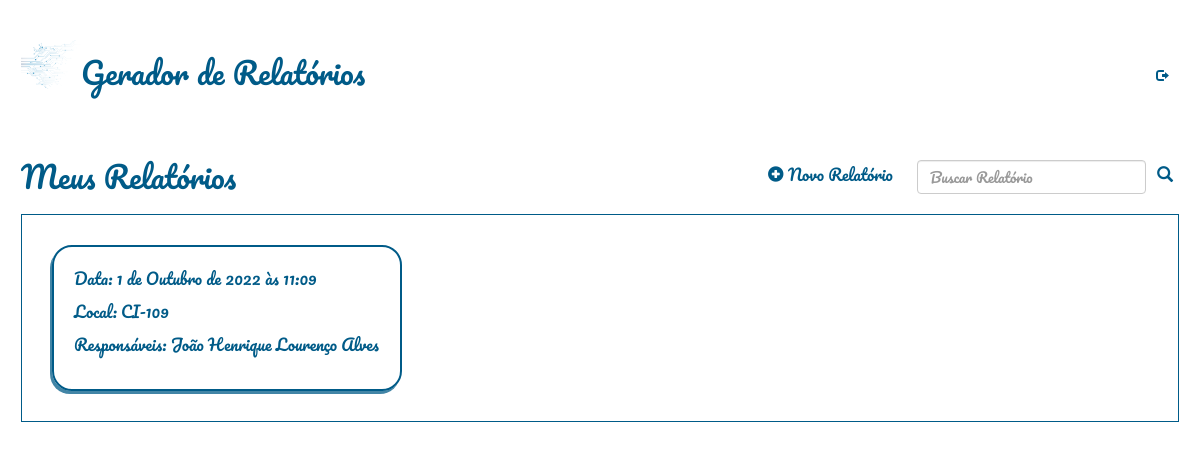
Page / (signed in) on the earlier database version.
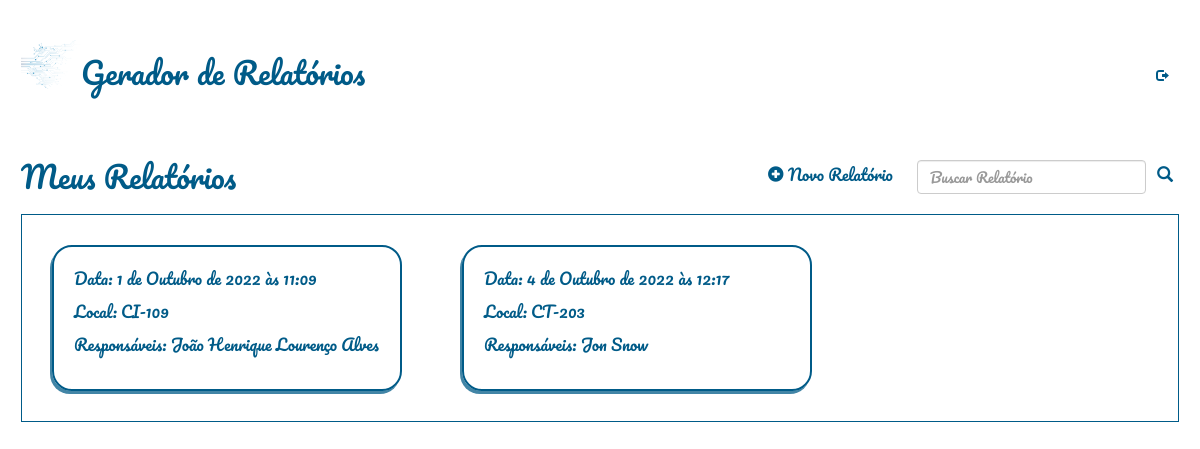
Same page on the later database version.
### relatorio/models.py (models this page shows)
class Relatorio(models.Model):
    autor = models.ForeignKey(User, default=None, on_delete=models.CASCADE)
    data = models.DateTimeField()
    local = models.CharField(max_length=100)
    temperatura = models.IntegerField()
    clima = models.CharField(max_length=100)
    responsaveis = models.TextField(blank=True)
    Qualificacao_Profissional = models.CharField(max_length=100, default="Sim")
    riscos = models.CharField(max_length=100, default="Sim")
    equipamentos = models.CharField(max_length=100, default="Sim")
    sinalizacao = models.CharField(max_length=100, default="Sim")
    desligamento = models.CharField(max_length=4, default="Sim")
    integridade = models.CharField(max_length=4, default="Sim")
    dialogo = models.CharField(max_length=4, default="Sim")
    curso_nr = models.CharField(max_length=4, default="Sim")
    conferido = models.CharField(max_length=4, default="Sim")
    delimitar_area = models.CharField(max_length=4, default="Sim")
    auxconces = models.CharField(max_length=4, default="Sim")
    tensao = models.CharField(max_length=4, default="Sim")
    aterramento = models.CharField(max_length=4, default="Sim")
    altura = models.CharField(max_length=4, default="Sim")
    cinto_seg = models.CharField(max_length=4, default="Sim")
    requi_seg = models.CharField(max_length=4, default="Sim")
    reavaliacao = models.CharField(max_length=4, default="Sim")

### relatorio/views.py (the view)
# urls.py: path('', relatorio_views.relatorio_list, name="home"),
@login_required(login_url="/accounts/login/")
def relatorio_list(request):
    usuario = request.user
    busca = ''
    if(request.method=='POST'):
        busca = request.POST['busca']
    relatorios = Relatorio.objects.filter(autor=usuario, local__contains=busca).order_by('data')
    return render(request, 'relatorio/relatorio_list.html', {'relatorios': relatorios})

### relatorio/templates/relatorio/relatorio_list.html (shortened to what this page needs)
{% extends 'base_layout.html'%}
{% block content %}
    <header>
        <div class="meuscompromissosdiv">
            <h2>Meus Relatórios</h2>
        </div>
        <nav>
            <li>
                <a class="botao-icon" href="{% url 'relatorio:cria' %}">
                    <span class="glyphicon glyphicon-plus-sign"></span>
                    Novo Relatório
                </a>
            </li>
            <li>
                <form method=POST action="{% url 'home' %}" class="form-inline">
                    <input class="form-control me-2" type="search" placeholder="Buscar Relatório" aria-label="Search" name="busca">
                    <button class="btn-outline-secondary" id="searchbutton" type="submit"><span class="glyphicon glyphicon-search"></span></button>
                </form>
            </li>
        </nav>
    </header>
    <div class="compromissos">
            {% for relatorio in relatorios %}
            <a href="{% url 'relatorio:visualiza' rel_id=relatorio.id %}">
                <div class="compromisso">
                    <p>Data: {{ relatorio.data }}</p>
                    <p>Local: {{ relatorio.local }}</p>
                    <p class="obs">Responsáveis: {{ relatorio.responsaveis }}</p>
                </div>
            </a>
            {% endfor %}
        </div>
{% endblock %}

Differences in the rows shown:
added Relatorio: data "4 de Outubro de 2022 às 12:17", local "CT-203", responsaveis "Jon Snow"
